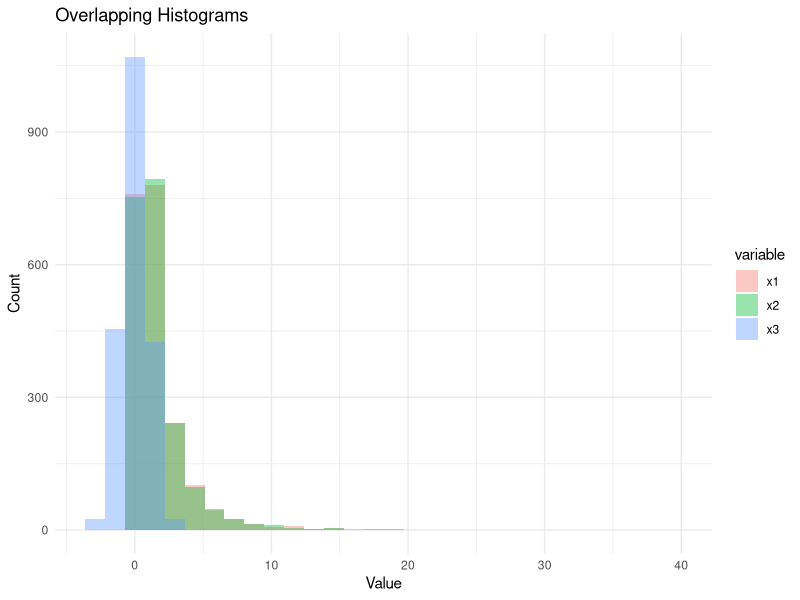
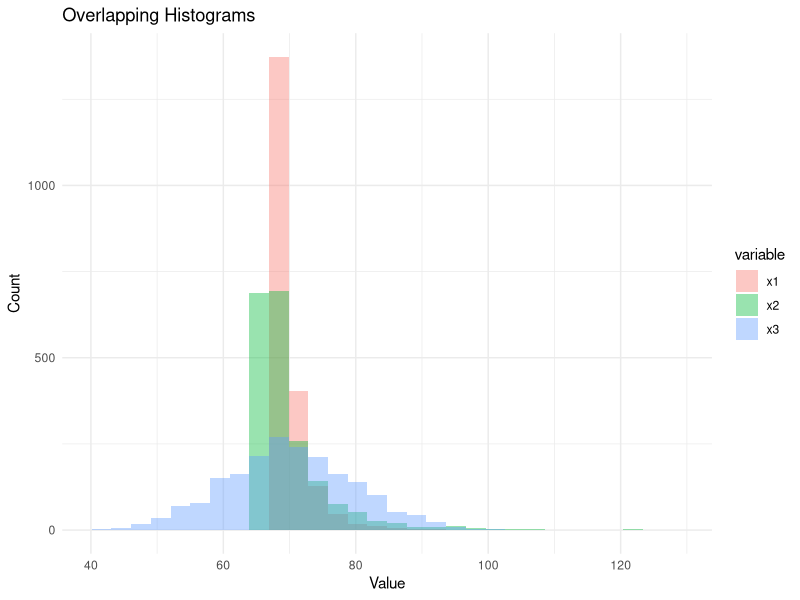

Generate these figures, in order, with R:
library(ggplot2)

# load the data
data <- read.csv("synthetic_data.csv")

# check correlation of the data
cor(data)
summary(data)

# plot the overlapping histograms
dat_long <- reshape2::melt(data)
ggplot(dat_long, aes(x = value, fill = variable)) +
  geom_histogram(alpha = 0.4, position = "identity", bins = 30) +
  labs(title = "Overlapping Histograms",
       x = "Value",
       y = "Count") +
  theme_minimal()

# Normalization unsing constrained min-max, the goalpost is the mean
AMPI_norm <- function(x) {
  70+(60 * ((x - mean(x, na.rm = TRUE)) / 
        (max(x, na.rm = TRUE) - min(x, na.rm = TRUE))))
}

# Apply to your dataset
dat_std <- as.data.frame(apply(data, 2, AMPI_norm))

# check correlation of the data
cor(dat_std)
summary(dat_std)

# plot the overlapping histograms
dat_long <- reshape2::melt(dat_std)
ggplot(dat_long, aes(x = value, fill = variable)) +
  geom_histogram(alpha = 0.4, position = "identity", bins = 30) +
  labs(title = "Overlapping Histograms",
       x = "Value",
       y = "Count") +
  theme_minimal()

# comparing the coefficients of variation
sapply(data, function(x) sd(x, na.rm = TRUE) / mean(x, na.rm = TRUE))
sapply(dat_std, function(x) sd(x, na.rm = TRUE) / mean(x, na.rm = TRUE))

# aggregation using the following formula: AMPI= mean(x1,x2,x3) + *sd(x1,x2,x3)*cv(x1,x2,x3)
dat_std$AMPI <- rowMeans(dat_std) + (apply(dat_std, 1, sd) * (apply(dat_std, 1, function(x) sd(x, na.rm = TRUE) / mean(x, na.rm = TRUE))))
summary(dat_std$AMPI)

# compare the r^2 of the regression of AMPI on x1, x2, x3 after normalization
modX1 <- lm(AMPI ~ x1, data = dat_std)
modX2 <- lm(AMPI ~ x2, data = dat_std)
modX3 <- lm(AMPI ~ x3, data = dat_std)
summary(modX1) #0.37
summary(modX2) #0.48
summary(modX3) #0.42
